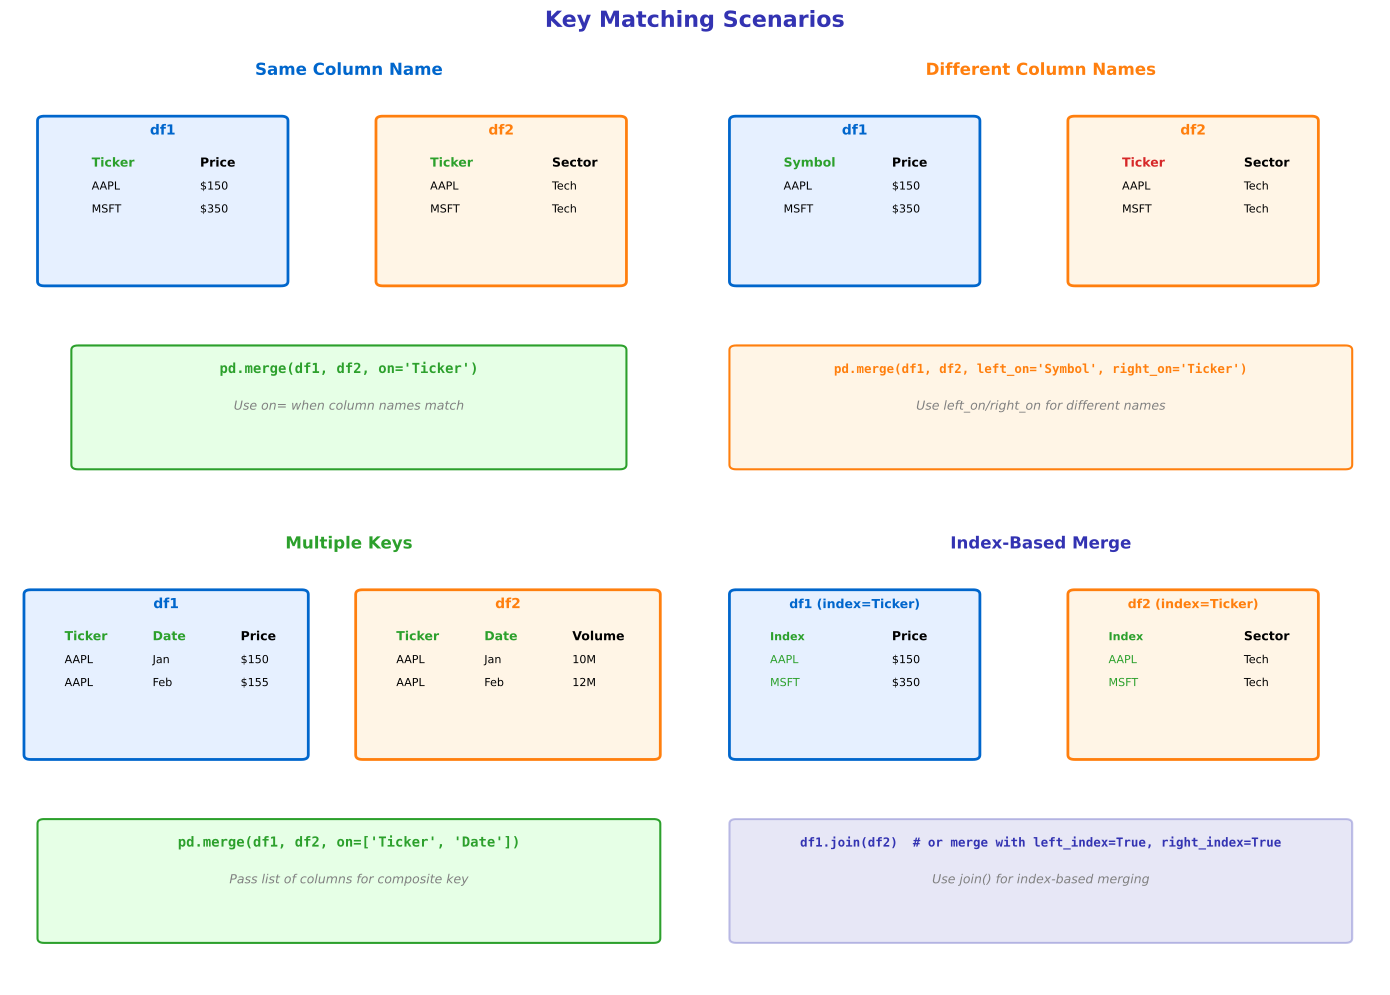

Write the Python code that produced this figure.
"""Key Matching - Different key column scenarios"""
import matplotlib.pyplot as plt
import matplotlib.patches as patches
from matplotlib.patches import FancyBboxPatch
import numpy as np
from pathlib import Path

# Standard matplotlib configuration
plt.rcParams.update({
    'font.size': 10,
    'axes.labelsize': 10,
    'axes.titlesize': 11,
    'xtick.labelsize': 9,
    'ytick.labelsize': 9,
    'legend.fontsize': 9,
    'figure.figsize': (10, 6),
    'figure.dpi': 150
})

# Course colors
MLPURPLE = '#3333B2'
MLLAVENDER = '#ADADE0'
MLBLUE = '#0066CC'
MLORANGE = '#FF7F0E'
MLGREEN = '#2CA02C'
MLRED = '#D62728'

fig, axes = plt.subplots(2, 2, figsize=(14, 10))

# Scenario 1: Same column name
ax1 = axes[0, 0]
ax1.set_xlim(0, 10)
ax1.set_ylim(0, 10)
ax1.axis('off')

ax1.text(5, 9.5, 'Same Column Name', ha='center', fontsize=12,
         fontweight='bold', color=MLBLUE)

# df1
box1 = FancyBboxPatch((0.5, 5), 3.5, 3.5, boxstyle="round,pad=0.1",
                      edgecolor=MLBLUE, facecolor='#E6F0FF', linewidth=2)
ax1.add_patch(box1)
ax1.text(2.25, 8.2, 'df1', ha='center', fontsize=10, fontweight='bold', color=MLBLUE)
ax1.text(1.2, 7.5, 'Ticker', fontsize=9, fontweight='bold', color=MLGREEN)
ax1.text(2.8, 7.5, 'Price', fontsize=9, fontweight='bold')
for i, (t, p) in enumerate([('AAPL', 150), ('MSFT', 350)]):
    ax1.text(1.2, 7.0 - i*0.5, t, fontsize=8)
    ax1.text(2.8, 7.0 - i*0.5, f'${p}', fontsize=8)

# df2
box2 = FancyBboxPatch((5.5, 5), 3.5, 3.5, boxstyle="round,pad=0.1",
                      edgecolor=MLORANGE, facecolor='#FFF5E6', linewidth=2)
ax1.add_patch(box2)
ax1.text(7.25, 8.2, 'df2', ha='center', fontsize=10, fontweight='bold', color=MLORANGE)
ax1.text(6.2, 7.5, 'Ticker', fontsize=9, fontweight='bold', color=MLGREEN)
ax1.text(8, 7.5, 'Sector', fontsize=9, fontweight='bold')
for i, (t, s) in enumerate([('AAPL', 'Tech'), ('MSFT', 'Tech')]):
    ax1.text(6.2, 7.0 - i*0.5, t, fontsize=8)
    ax1.text(8, 7.0 - i*0.5, s, fontsize=8)

# Code
code_box = FancyBboxPatch((1, 1), 8, 2.5, boxstyle="round,pad=0.1",
                          edgecolor=MLGREEN, facecolor='#E6FFE6', linewidth=1.5)
ax1.add_patch(code_box)
ax1.text(5, 3.0, "pd.merge(df1, df2, on='Ticker')", ha='center',
         fontsize=10, family='monospace', fontweight='bold', color=MLGREEN)
ax1.text(5, 2.2, 'Use on= when column names match', ha='center',
         fontsize=9, style='italic', color='gray')

# Scenario 2: Different column names
ax2 = axes[0, 1]
ax2.set_xlim(0, 10)
ax2.set_ylim(0, 10)
ax2.axis('off')

ax2.text(5, 9.5, 'Different Column Names', ha='center', fontsize=12,
         fontweight='bold', color=MLORANGE)

# df1
box1b = FancyBboxPatch((0.5, 5), 3.5, 3.5, boxstyle="round,pad=0.1",
                       edgecolor=MLBLUE, facecolor='#E6F0FF', linewidth=2)
ax2.add_patch(box1b)
ax2.text(2.25, 8.2, 'df1', ha='center', fontsize=10, fontweight='bold', color=MLBLUE)
ax2.text(1.2, 7.5, 'Symbol', fontsize=9, fontweight='bold', color=MLGREEN)
ax2.text(2.8, 7.5, 'Price', fontsize=9, fontweight='bold')
for i, (t, p) in enumerate([('AAPL', 150), ('MSFT', 350)]):
    ax2.text(1.2, 7.0 - i*0.5, t, fontsize=8)
    ax2.text(2.8, 7.0 - i*0.5, f'${p}', fontsize=8)

# df2
box2b = FancyBboxPatch((5.5, 5), 3.5, 3.5, boxstyle="round,pad=0.1",
                       edgecolor=MLORANGE, facecolor='#FFF5E6', linewidth=2)
ax2.add_patch(box2b)
ax2.text(7.25, 8.2, 'df2', ha='center', fontsize=10, fontweight='bold', color=MLORANGE)
ax2.text(6.2, 7.5, 'Ticker', fontsize=9, fontweight='bold', color=MLRED)
ax2.text(8, 7.5, 'Sector', fontsize=9, fontweight='bold')
for i, (t, s) in enumerate([('AAPL', 'Tech'), ('MSFT', 'Tech')]):
    ax2.text(6.2, 7.0 - i*0.5, t, fontsize=8)
    ax2.text(8, 7.0 - i*0.5, s, fontsize=8)

# Code
code_box2 = FancyBboxPatch((0.5, 1), 9, 2.5, boxstyle="round,pad=0.1",
                           edgecolor=MLORANGE, facecolor='#FFF5E6', linewidth=1.5)
ax2.add_patch(code_box2)
ax2.text(5, 3.0, "pd.merge(df1, df2, left_on='Symbol', right_on='Ticker')", ha='center',
         fontsize=9, family='monospace', fontweight='bold', color=MLORANGE)
ax2.text(5, 2.2, 'Use left_on/right_on for different names', ha='center',
         fontsize=9, style='italic', color='gray')

# Scenario 3: Multiple keys
ax3 = axes[1, 0]
ax3.set_xlim(0, 10)
ax3.set_ylim(0, 10)
ax3.axis('off')

ax3.text(5, 9.5, 'Multiple Keys', ha='center', fontsize=12,
         fontweight='bold', color=MLGREEN)

# df1
box1c = FancyBboxPatch((0.3, 5), 4, 3.5, boxstyle="round,pad=0.1",
                       edgecolor=MLBLUE, facecolor='#E6F0FF', linewidth=2)
ax3.add_patch(box1c)
ax3.text(2.3, 8.2, 'df1', ha='center', fontsize=10, fontweight='bold', color=MLBLUE)
headers = ['Ticker', 'Date', 'Price']
for i, h in enumerate(headers):
    color = MLGREEN if i < 2 else 'black'
    ax3.text(0.8 + i*1.3, 7.5, h, fontsize=9, fontweight='bold', color=color)
data = [('AAPL', 'Jan', 150), ('AAPL', 'Feb', 155)]
for i, (t, d, p) in enumerate(data):
    ax3.text(0.8, 7.0 - i*0.5, t, fontsize=8)
    ax3.text(2.1, 7.0 - i*0.5, d, fontsize=8)
    ax3.text(3.4, 7.0 - i*0.5, f'${p}', fontsize=8)

# df2
box2c = FancyBboxPatch((5.2, 5), 4.3, 3.5, boxstyle="round,pad=0.1",
                       edgecolor=MLORANGE, facecolor='#FFF5E6', linewidth=2)
ax3.add_patch(box2c)
ax3.text(7.35, 8.2, 'df2', ha='center', fontsize=10, fontweight='bold', color=MLORANGE)
headers2 = ['Ticker', 'Date', 'Volume']
for i, h in enumerate(headers2):
    color = MLGREEN if i < 2 else 'black'
    ax3.text(5.7 + i*1.3, 7.5, h, fontsize=9, fontweight='bold', color=color)
data2 = [('AAPL', 'Jan', '10M'), ('AAPL', 'Feb', '12M')]
for i, (t, d, v) in enumerate(data2):
    ax3.text(5.7, 7.0 - i*0.5, t, fontsize=8)
    ax3.text(7.0, 7.0 - i*0.5, d, fontsize=8)
    ax3.text(8.3, 7.0 - i*0.5, v, fontsize=8)

# Code
code_box3 = FancyBboxPatch((0.5, 1), 9, 2.5, boxstyle="round,pad=0.1",
                           edgecolor=MLGREEN, facecolor='#E6FFE6', linewidth=1.5)
ax3.add_patch(code_box3)
ax3.text(5, 3.0, "pd.merge(df1, df2, on=['Ticker', 'Date'])", ha='center',
         fontsize=10, family='monospace', fontweight='bold', color=MLGREEN)
ax3.text(5, 2.2, 'Pass list of columns for composite key', ha='center',
         fontsize=9, style='italic', color='gray')

# Scenario 4: Index-based
ax4 = axes[1, 1]
ax4.set_xlim(0, 10)
ax4.set_ylim(0, 10)
ax4.axis('off')

ax4.text(5, 9.5, 'Index-Based Merge', ha='center', fontsize=12,
         fontweight='bold', color=MLPURPLE)

# df1
box1d = FancyBboxPatch((0.5, 5), 3.5, 3.5, boxstyle="round,pad=0.1",
                       edgecolor=MLBLUE, facecolor='#E6F0FF', linewidth=2)
ax4.add_patch(box1d)
ax4.text(2.25, 8.2, 'df1 (index=Ticker)', ha='center', fontsize=9, fontweight='bold', color=MLBLUE)
ax4.text(1.0, 7.5, 'Index', fontsize=8, fontweight='bold', color=MLGREEN)
ax4.text(2.8, 7.5, 'Price', fontsize=9, fontweight='bold')
for i, (t, p) in enumerate([('AAPL', 150), ('MSFT', 350)]):
    ax4.text(1.0, 7.0 - i*0.5, t, fontsize=8, color=MLGREEN)
    ax4.text(2.8, 7.0 - i*0.5, f'${p}', fontsize=8)

# df2
box2d = FancyBboxPatch((5.5, 5), 3.5, 3.5, boxstyle="round,pad=0.1",
                       edgecolor=MLORANGE, facecolor='#FFF5E6', linewidth=2)
ax4.add_patch(box2d)
ax4.text(7.25, 8.2, 'df2 (index=Ticker)', ha='center', fontsize=9, fontweight='bold', color=MLORANGE)
ax4.text(6.0, 7.5, 'Index', fontsize=8, fontweight='bold', color=MLGREEN)
ax4.text(8, 7.5, 'Sector', fontsize=9, fontweight='bold')
for i, (t, s) in enumerate([('AAPL', 'Tech'), ('MSFT', 'Tech')]):
    ax4.text(6.0, 7.0 - i*0.5, t, fontsize=8, color=MLGREEN)
    ax4.text(8, 7.0 - i*0.5, s, fontsize=8)

# Code
code_box4 = FancyBboxPatch((0.5, 1), 9, 2.5, boxstyle="round,pad=0.1",
                           edgecolor=MLPURPLE, facecolor=MLLAVENDER, alpha=0.3, linewidth=1.5)
ax4.add_patch(code_box4)
ax4.text(5, 3.0, "df1.join(df2)  # or merge with left_index=True, right_index=True", ha='center',
         fontsize=9, family='monospace', fontweight='bold', color=MLPURPLE)
ax4.text(5, 2.2, 'Use join() for index-based merging', ha='center',
         fontsize=9, style='italic', color='gray')

fig.suptitle('Key Matching Scenarios', fontsize=16, fontweight='bold', color=MLPURPLE, y=0.99)

plt.tight_layout()
plt.savefig(Path(__file__).parent / 'chart.pdf', dpi=300, bbox_inches='tight')
plt.close()
